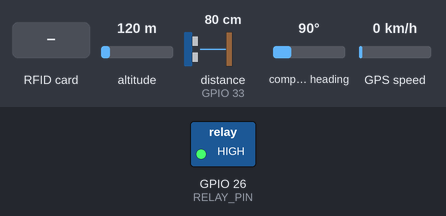
Simulated run of this sketch. Board: ESP32. On the bench: switched loads named in the sketch (green lamp = pin HIGH). Wiring (inferred from the names in the program): ultrasonic range finder: trigger GPIO 32; echo GPIO 33. Inputs (shaded band) come from the test bench; at power-on: altitude 120 m, distance to the obstacle (sensor on GPIO 33) 80 cm, compass heading 90°, GPS speed 0 km/h. The echo pulse lasts 58.3 µs per cm; WiFi joins after 1.5 s; servers stay silent unless stated; uploads are accepted with an empty reply; the GPS gets a fix after 3 s at 37.7749, -122.4194 with 8 satellites; pins used as bus, display or sensor lines are not drawn; what the sketch prints to the serial monitor is not drawn.

Above: at 7.8 s.
7.9 s: RFID card 5E 7A 19 C4 held to the reader
At 9.8 s:
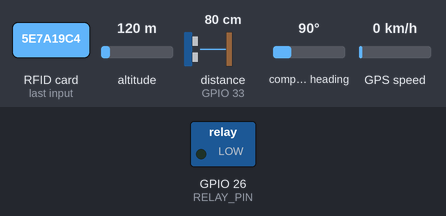
Timing chart, 0 to 13.1 s (numbered marks = the images above; inputs shaded):
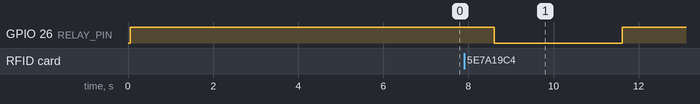

The sketch:

BinCode.ino
```cpp
#include <SPI.h>
#include <MFRC522.h>
#include <WiFi.h>
#include <HTTPClient.h>
#include <HardwareSerial.h>
#include <TinyGPSPlus.h>
#include <ESPmDNS.h>

#define SS_PIN 5
#define RST_PIN 22
#define RELAY_PIN 26
#define GPS_RX 16
#define GPS_TX 17
#define GPS_BAUD 9600

#define TRIG_PIN 32
#define ECHO_PIN 33

#define BIN_HEIGHT_CM 40.0
#define SENSOR_OFFSET_CM 2.0

#define FILL_READ_INTERVAL_MS 3000
#define FILL_SEND_INTERVAL_MS 10000
#define LOCATION_SEND_INTERVAL_MS 30000
#define GPS_DEBUG_INTERVAL_MS 10000
#define HEARTBEAT_INTERVAL_MS 15000

MFRC522 mfrc522(SS_PIN, RST_PIN);
TinyGPSPlus gps;
HardwareSerial gpsSerial(2);

const char* ssid     = "Seraphim";
const char* password = "Bueno1982";
const char* BIN_ID   = "BIN-001";

// ── Dynamic URLs — built after WiFi + mDNS resolves ─────────────────────────
String backendBase  = "";
String scanURL      = "";
String locationURL  = "";
String binStatusURL = "";
String heartbeatURL = "";

unsigned long lastFillRead     = 0;
unsigned long lastFillSend     = 0;
unsigned long lastLocationSend = 0;
unsigned long lastGpsDebug     = 0;
unsigned long lastHeartbeat    = 0;

volatile float latestDistanceCm  = -1.0;
volatile int   latestFillPercent = -1;

// ── Resolve backend IP via mDNS ─────────────────────────────────────────────
String resolveBackendIP() {
  Serial.println("Resolving smartbin.local via mDNS...");
  for (int i = 0; i < 5; i++) {
    IPAddress ip = MDNS.queryHost("smartbin");
    if (ip != INADDR_NONE) {
      Serial.println("Resolved: " + ip.toString());
      return ip.toString();
    }
    Serial.println("Retrying mDNS... (" + String(i + 1) + "/5)");
    delay(1000);
  }
  Serial.println("mDNS failed — using fallback IP 192.168.1.226");
  return "192.168.1.226";
}

void feedGPS() {
  while (gpsSerial.available())
    gps.encode(gpsSerial.read());
}

void sendHeartbeat() {
  if (WiFi.status() != WL_CONNECTED || heartbeatURL == "") return;
  HTTPClient http;
  http.begin(heartbeatURL);
  http.addHeader("Content-Type", "application/json");
  String payload = "{\"binId\":\"" + String(BIN_ID) + "\"}";
  int code = http.POST(payload);
  Serial.println("Heartbeat → " + String(code));
  http.end();
}

void printGpsDebug() {
  Serial.println("── GPS Debug ──────────────────────────────");
  Serial.printf("Chars processed : %lu\n", gps.charsProcessed());
  Serial.printf("Sentences w/fix : %lu\n", gps.sentencesWithFix());
  Serial.printf("Failed checksum : %lu\n", gps.failedChecksum());
  Serial.printf("Satellites      : %d\n", gps.satellites.isValid() ? gps.satellites.value() : -1);
  Serial.printf("Location valid  : %s\n", gps.location.isValid() ? "yes" : "no");
  if (gps.charsProcessed() < 10) {
    Serial.println("Almost no data — check wiring");
  } else if (!gps.location.isValid()) {
    Serial.println("No fix yet — try outdoors");
  }
  Serial.println("────────────────────────────────────────────");
}

float readDistanceCm() {
  digitalWrite(TRIG_PIN, LOW);
  delayMicroseconds(2);
  digitalWrite(TRIG_PIN, HIGH);
  delayMicroseconds(10);
  digitalWrite(TRIG_PIN, LOW);
  long duration = pulseIn(ECHO_PIN, HIGH, 30000);
  if (duration == 0) return -1.0;
  return duration * 0.0343 / 2.0;
}

float getStableDistanceCm() {
  float readings[5];
  int count = 0;
  for (int i = 0; i < 5; i++) {
    float d = readDistanceCm();
    if (d > 0) readings[count++] = d;
    delay(20);
  }
  if (count == 0) return -1.0;
  for (int i = 1; i < count; i++) {
    float key = readings[i];
    int j = i - 1;
    while (j >= 0 && readings[j] > key) { readings[j + 1] = readings[j]; j--; }
    readings[j + 1] = key;
  }
  return readings[count / 2];
}

int calcFillPercent(float distanceCm) {
  if (distanceCm < 0) return -1;
  float usableHeight = BIN_HEIGHT_CM - SENSOR_OFFSET_CM;
  float fillDepth = (BIN_HEIGHT_CM - distanceCm) - SENSOR_OFFSET_CM;
  if (fillDepth < 0) fillDepth = 0;
  if (fillDepth > usableHeight) fillDepth = usableHeight;
  return (int)((fillDepth / usableHeight) * 100.0);
}

void sendFillLevel() {
  if (WiFi.status() != WL_CONNECTED || binStatusURL == "") return;
  if (latestFillPercent < 0) return;
  HTTPClient http;
  http.begin(binStatusURL);
  http.addHeader("Content-Type", "application/json");
  String payload = "{\"deviceId\":\"" + String(BIN_ID) + "\",";
  payload += "\"fillLevel\":" + String(latestFillPercent) + ",";
  payload += "\"distanceCm\":" + String(latestDistanceCm, 1) + "}";
  int code = http.POST(payload);
  Serial.println("Fill-level → " + String(code));
  http.end();
}

void sendLocationPing() {
  if (WiFi.status() != WL_CONNECTED || locationURL == "") return;
  if (!gps.location.isValid() || gps.location.age() > 5000) return;
  HTTPClient http;
  http.begin(locationURL);
  http.addHeader("Content-Type", "application/json");
  String payload = "{\"deviceId\":\"" + String(BIN_ID) + "\",";
  payload += "\"lat\":" + String(gps.location.lat(), 6) + ",";
  payload += "\"lng\":" + String(gps.location.lng(), 6) + "}";
  int code = http.POST(payload);
  Serial.println("Location → " + String(code));
  http.end();
}

void setup() {
  Serial.begin(115200);
  SPI.begin();
  mfrc522.PCD_Init();

  gpsSerial.begin(GPS_BAUD, SERIAL_8N1, GPS_RX, GPS_TX);

  pinMode(RELAY_PIN, OUTPUT);
  digitalWrite(RELAY_PIN, HIGH);
  pinMode(TRIG_PIN, OUTPUT);
  pinMode(ECHO_PIN, INPUT);
  digitalWrite(TRIG_PIN, LOW);

  WiFi.mode(WIFI_STA);
  WiFi.disconnect();
  delay(100);
  WiFi.begin(ssid, password);

  Serial.print("Connecting to WiFi");
  int attempts = 0;
  while (WiFi.status() != WL_CONNECTED && attempts < 20) {
    delay(500);
    Serial.print(".");
    attempts++;
  }

  if (WiFi.status() == WL_CONNECTED) {
    Serial.println("\nWiFi Connected! IP: " + WiFi.localIP().toString());

    // Init mDNS for this ESP32
    if (!MDNS.begin("esp32bin")) {
      Serial.println("mDNS init failed");
    }

    // Resolve backend
    String backendIP = resolveBackendIP();
    backendBase  = "http://" + backendIP + ":5000";
    scanURL      = backendBase + "/api/rfid/scan-bin";
    locationURL  = backendBase + "/api/devices/location";
    binStatusURL = backendBase + "/api/devices/fill-level";
    heartbeatURL = backendBase + "/api/bins/heartbeat";

    Serial.println("Backend: " + backendBase);
  } else {
    Serial.println("\nWiFi failed. Restarting...");
    ESP.restart();
  }

  Serial.println("Bin: " + String(BIN_ID));
  Serial.println("Ready...");
}

void loop() {
  unsigned long now = millis();

  if (now - lastHeartbeat >= HEARTBEAT_INTERVAL_MS) {
    lastHeartbeat = now;
    sendHeartbeat();
  }

  feedGPS();

  if (now - lastGpsDebug >= GPS_DEBUG_INTERVAL_MS) {
    lastGpsDebug = now;
    printGpsDebug();
  }

  if (now - lastFillRead >= FILL_READ_INTERVAL_MS) {
    lastFillRead = now;
    float d = getStableDistanceCm();
    latestDistanceCm  = d;
    latestFillPercent = calcFillPercent(d);
    if (latestFillPercent >= 0)
      Serial.printf("Distance: %.1f cm | Fill: %d%%\n", latestDistanceCm, latestFillPercent);
    else
      Serial.println("Ultrasonic error");
  }

  if (now - lastFillSend >= FILL_SEND_INTERVAL_MS) {
    lastFillSend = now;
    sendFillLevel();
  }

  if (now - lastLocationSend >= LOCATION_SEND_INTERVAL_MS) {
    lastLocationSend = now;
    sendLocationPing();
  }

  if (!mfrc522.PICC_IsNewCardPresent()) return;
  if (!mfrc522.PICC_ReadCardSerial()) return;

  String uid = "";
  for (byte i = 0; i < mfrc522.uid.size; i++) {
    if (mfrc522.uid.uidByte[i] < 0x10) uid += "0";
    uid += String(mfrc522.uid.uidByte[i], HEX);
    if (i < mfrc522.uid.size - 1) uid += "-";
  }
  uid.toUpperCase();

  Serial.println("\nCard: " + uid + " @ " + String(BIN_ID));

  unsigned long gpsStart = millis();
  while (millis() - gpsStart < 500) feedGPS();

  double lat = 0.0, lng = 0.0;
  bool hasGPS = gps.location.isValid() && gps.location.age() < 5000;
  if (hasGPS) { lat = gps.location.lat(); lng = gps.location.lng(); }

  bool hasFill = (latestFillPercent >= 0);

  if (WiFi.status() == WL_CONNECTED && scanURL != "") {
    HTTPClient http;
    http.begin(scanURL);
    http.addHeader("Content-Type", "application/json");

    String payload = "{\"rfid\":\"" + uid + "\",\"binId\":\"" + String(BIN_ID) + "\"";
    if (hasGPS) payload += ",\"lat\":" + String(lat, 6) + ",\"lng\":" + String(lng, 6);
    if (hasFill) payload += ",\"fillLevel\":" + String(latestFillPercent) + ",\"distanceCm\":" + String(latestDistanceCm, 1);
    payload += "}";

    Serial.println("Sending: " + payload);
    int code = http.POST(payload);
    String resp = http.getString();
    Serial.println("Code: " + String(code) + " | " + resp);

    if (code == 200) {
      digitalWrite(RELAY_PIN, LOW);
      delay(3000);
      digitalWrite(RELAY_PIN, HIGH);
    }

    http.end();
  } else {
    Serial.println("WiFi down. Reconnecting...");
    WiFi.reconnect();
  }

  delay(2000);
  mfrc522.PICC_HaltA();
  mfrc522.PCD_StopCrypto1();
}
```

Measured:
- after the input at 7.9 s, GPIO 26 (RELAY_PIN): HIGH → LOW after 0.71 s, → HIGH 3.0 s later
